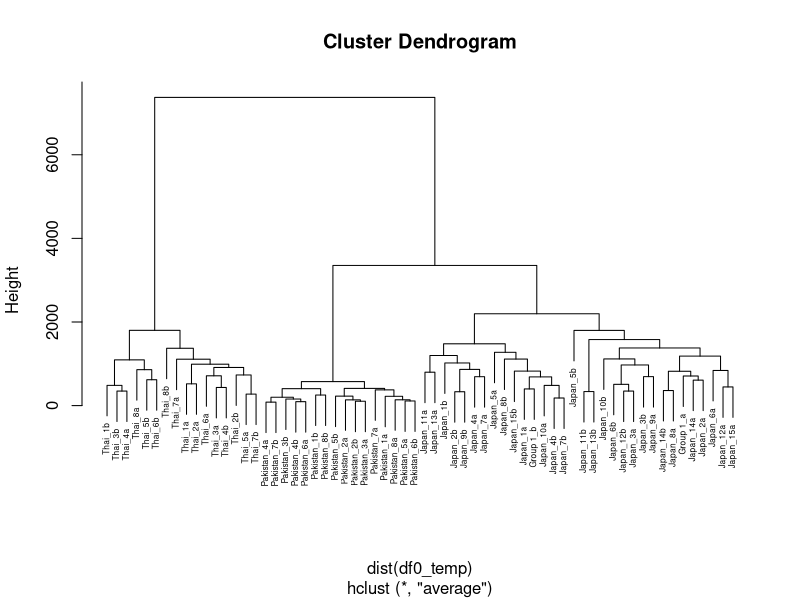
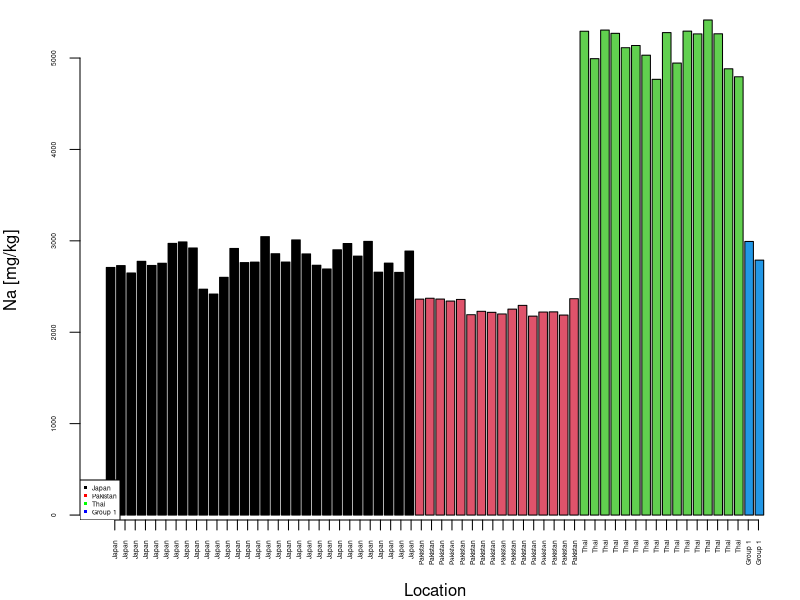
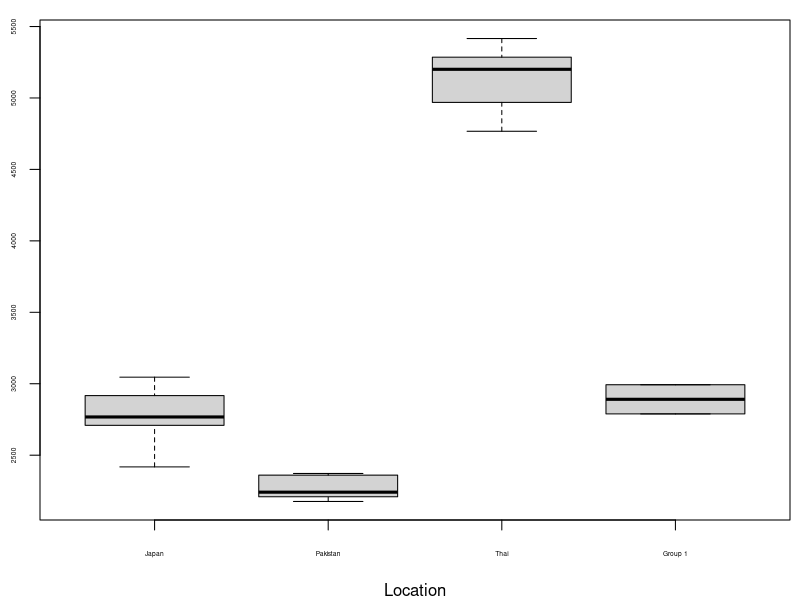
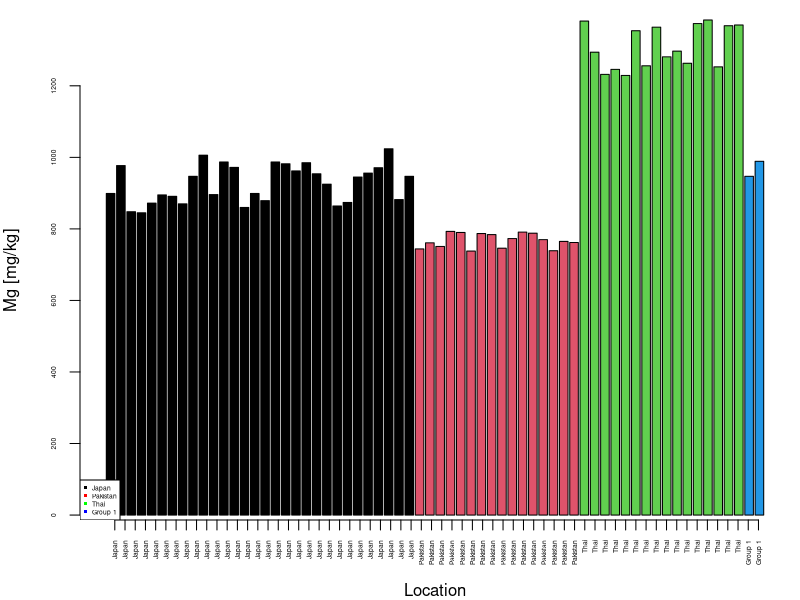
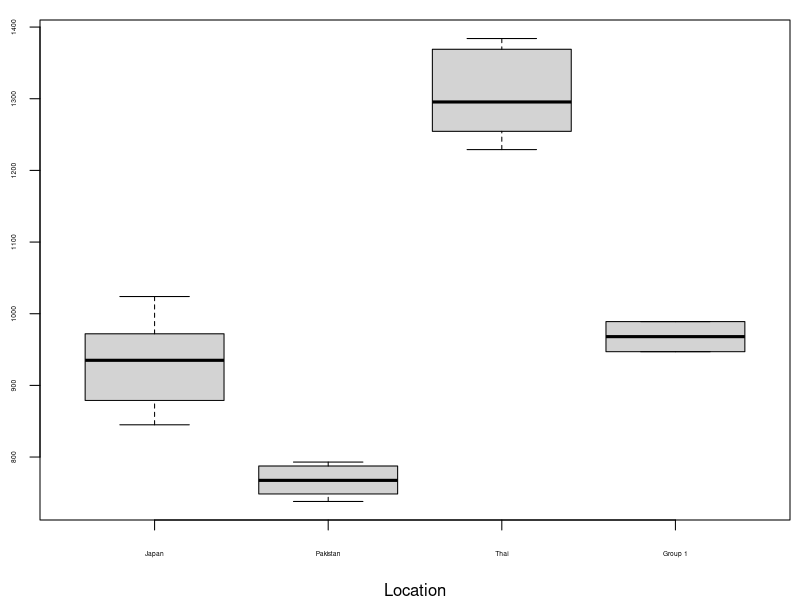
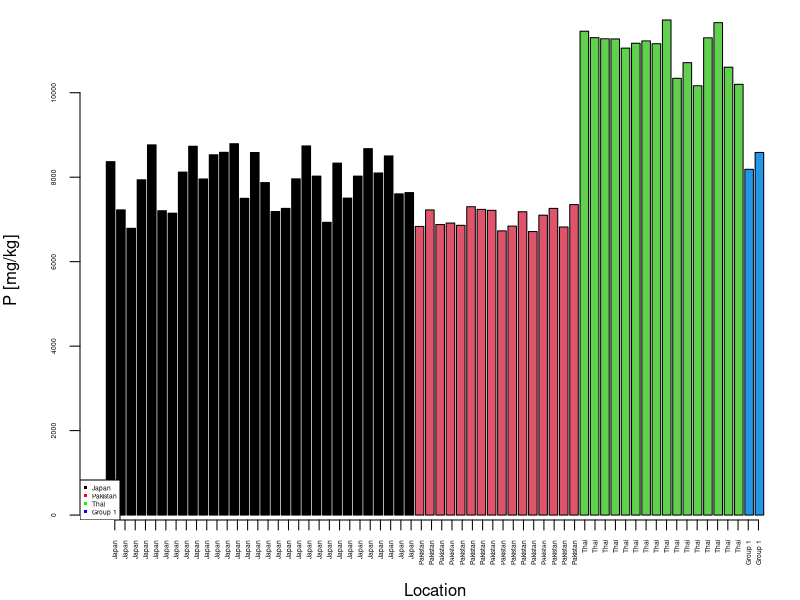
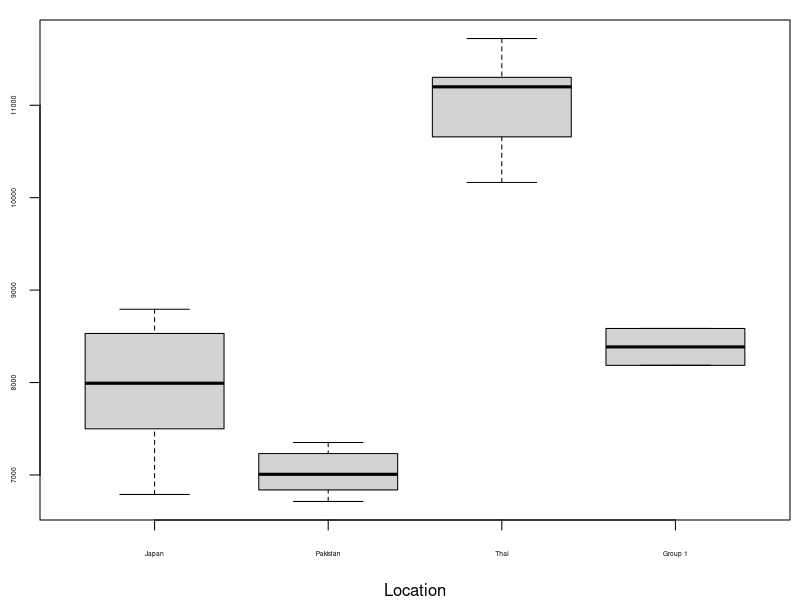
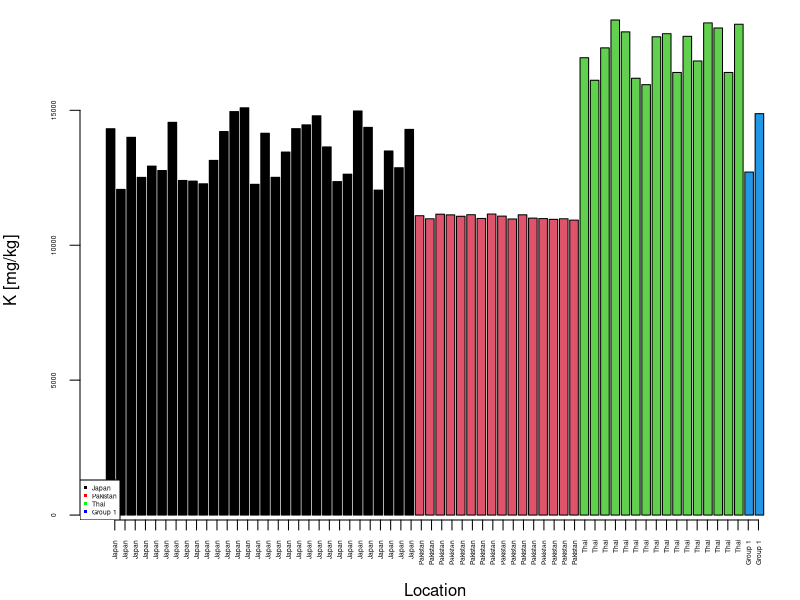

Generate these figures, in order, with R:
#########################
# Author: Demus Matheus Huang (Group 1)
# Course: IEA514 - Applied Environmental Forensics
# Assignment: Group Project - Data Analysis
# Date created: 2023-06-20
#########################

#### Preparation ####
# Firstly, the downloaded dataset with .xlsx extension from eLearning@USM must be converted to .csv extension.
# How to do the conversion? In your .xlsx file, click 'File' tab -> Save As -> CSV (Comma delimited) (*.csv) 


# Import the data
df0 <- read.csv("data/IEA514_Group 1.csv")
View(df0)

# Looking at the data
head(df0)
dim(df0)
summary(df0)

# Column adjustment
df0$new <- c(rep('Japan',30), rep('Pakistan', 16), rep('Thai', 16), 
            rep ('Group 1', 2)) # add new column
df <- df0[,c(1, 16, 2:15)]
colnames(df)[2] = "Sample" # rename new column
df <- df[,-1] # delete first column
View(df)



#### Exploratory plots ####
# Names for the x labels
samples <- c(rep('Japan',30), rep('Pakistan', 16), rep('Thai', 16), 
             rep ('Group 1', 2))

# Change the column sample from being a character to a factor

df$Sample <- as.factor(df$Sample)

# Change Sample levels

df$Sample <- factor(df$Sample, levels = c('Japan', 'Pakistan', 'Thai', 'Group 1'))


#### Na ####
# Bar plot
jpeg('figs/barplot_Na.jpeg', res = 300, units = 'cm', height = 8, width = 8)
par(mar = c(4,4,1,0.5))
barplot(df$Na_mg.kg, xaxt = 'n', cex.axis = 0.4, 
        xlab = 'Location', 
        ylab = 'Na [mg/kg]',
        col = as.factor(df$Sample),
        width = c(0.84, 0.84, 0.84, 0.84))
axis(1, at = 1:nrow(df), labels = samples, las = 2, cex.axis = 0.4)
legend('bottomleft', c('Japan','Pakistan','Thai','Group 1'), 
       pch = c(15,15,15,15),
       col = c('black','red','green','blue'), cex = 0.4)
dev.off()


# Box plot
jpeg('figs/boxplot_Na.jpeg', res = 300, units = 'cm', height = 8, width = 8)
par(mar = c(4,2,1,0.5)) 
plot(df$Sample, df$Na_mg.kg, xlab = 'Location', ylab = '', cex.axis = 0.4) # no need ylab as it is redundant
dev.off()



#### Mg ####
# Bar plot
jpeg('figs/barplot_Mg.jpeg', res = 300, units = 'cm', height = 8, width = 8)
par(mar = c(4,4,1,0.5))
barplot(df$Mg_mg.kg, xaxt = 'n', cex.axis = 0.4, 
        xlab = 'Location', 
        ylab = 'Mg [mg/kg]',
        col = as.factor(df$Sample),
        width = c(0.84, 0.84, 0.84, 0.84))
axis(1, at = 1:nrow(df), labels = samples, las = 2, cex.axis = 0.4)
legend('bottomleft', c('Japan','Pakistan','Thai','Group 1'), 
       pch = c(15,15,15,15),
       col = c('black','red','green','blue'), cex = 0.4)
dev.off()


# Box plot
jpeg('figs/boxplot_Mg.jpeg', res = 300, units = 'cm', height = 8, width = 8)
par(mar = c(4,2,1,0.5)) 
plot(df$Sample, df$Mg_mg.kg, xlab = 'Location', ylab = '', cex.axis = 0.4)
dev.off()



#### P ####
# Bar plot
jpeg('figs/barplot_P.jpeg', res = 300, units = 'cm', height = 8, width = 8)
par(mar = c(4,4,1,0.5))
barplot(df$P_mg.kg, xaxt = 'n', cex.axis = 0.4, 
        xlab = 'Location', 
        ylab = 'P [mg/kg]',
        col = as.factor(df$Sample),
        width = c(0.84, 0.84, 0.84, 0.84))
axis(1, at = 1:nrow(df), labels = samples, las = 2, cex.axis = 0.4)
legend('bottomleft', c('Japan','Pakistan','Thai','Group 1'), 
       pch = c(15,15,15,15),
       col = c('black','red','green','blue'), cex = 0.4)
dev.off()


# Box plot
jpeg('figs/boxplot_P.jpeg', res = 300, units = 'cm', height = 8, width = 8)
par(mar = c(4,2,1,0.5)) 
plot(df$Sample, df$P_mg.kg, xlab = 'Location', ylab = '', cex.axis = 0.4)
dev.off()



#### K ####
# Bar plot
jpeg('figs/barplot_K.jpeg', res = 300, units = 'cm', height = 8, width = 8)
par(mar = c(4,4,1,0.5))
barplot(df$K_mg.kg, xaxt = 'n', cex.axis = 0.4, 
        xlab = 'Location', 
        ylab = 'K [mg/kg]',
        col = as.factor(df$Sample),
        width = c(0.84, 0.84, 0.84, 0.84))
axis(1, at = 1:nrow(df), labels = samples, las = 2, cex.axis = 0.4)
legend('bottomleft', c('Japan','Pakistan','Thai','Group 1'), 
       pch = c(15,15,15,15),
       col = c('black','red','green','blue'), cex = 0.4)
dev.off()


# Box plot
jpeg('figs/boxplot_K.jpeg', res = 300, units = 'cm', height = 8, width = 8)
par(mar = c(4,2,1,0.5)) 
plot(df$Sample, df$K_mg.kg, xlab = 'Location', ylab = '', cex.axis = 0.4)
dev.off()



#### Ca ####
# Bar plot
jpeg('figs/barplot_Ca.jpeg', res = 300, units = 'cm', height = 8, width = 8)
par(mar = c(4,4,1,0.5))
barplot(df$Ca_mg.kg, xaxt = 'n', cex.axis = 0.4, 
        xlab = 'Location', 
        ylab = 'Ca [mg/kg]',
        col = as.factor(df$Sample),
        width = c(0.84, 0.84, 0.84, 0.84))
axis(1, at = 1:nrow(df), labels = samples, las = 2, cex.axis = 0.4)
legend('bottomleft', c('Japan','Pakistan','Thai','Group 1'), 
       pch = c(15,15,15,15),
       col = c('black','red','green','blue'), cex = 0.4)
dev.off()


# Box plot
jpeg('figs/boxplot_Ca.jpeg', res = 300, units = 'cm', height = 8, width = 8)
par(mar = c(4,2,1,0.5)) 
plot(df$Sample, df$Ca_mg.kg, xlab = 'Location', ylab = '', cex.axis = 0.4)
dev.off()



#### Fe ####
# Bar plot
jpeg('figs/barplot_Fe.jpeg', res = 300, units = 'cm', height = 8, width = 8)
par(mar = c(4,4,1,0.5))
barplot(df$Fe_mg.kg, xaxt = 'n', cex.axis = 0.4, 
        xlab = 'Location', 
        ylab = 'Fe [mg/kg]',
        col = as.factor(df$Sample),
        width = c(0.84, 0.84, 0.84, 0.84))
axis(1, at = 1:nrow(df), labels = samples, las = 2, cex.axis = 0.4)
legend('topleft', c('Japan','Pakistan','Thai','Group 1'), 
       pch = c(15,15,15,15),
       col = c('black','red','green','blue'), cex = 0.4)
dev.off()


# Box plot
jpeg('figs/boxplot_Fe.jpeg', res = 300, units = 'cm', height = 8, width = 8)
par(mar = c(4,2,1,0.5)) 
plot(df$Sample, df$Fe_mg.kg, xlab = 'Location', ylab = '', cex.axis = 0.4)
dev.off()



#### Co ####
# Bar plot
jpeg('figs/barplot_Co.jpeg', res = 300, units = 'cm', height = 8, width = 8)
par(mar = c(4,4,1,0.5))
barplot(df$Co_mg.kg, xaxt = 'n', cex.axis = 0.4, 
        xlab = 'Location', 
        ylab = 'Co [mg/kg]',
        col = as.factor(df$Sample),
        width = c(0.84, 0.84, 0.84, 0.84))
axis(1, at = 1:nrow(df), labels = samples, las = 2, cex.axis = 0.4)
legend('topleft', c('Japan','Pakistan','Thai','Group 1'), 
       pch = c(15,15,15,15),
       col = c('black','red','green','blue'), cex = 0.4)
dev.off()


# Box plot
jpeg('figs/boxplot_Co.jpeg', res = 300, units = 'cm', height = 8, width = 8)
par(mar = c(4,2,1,0.5)) 
plot(df$Sample, df$Co_mg.kg, xlab = 'Location', ylab = '', cex.axis = 0.4)
dev.off()



#### Cu ####
# Bar plot
jpeg('figs/barplot_Cu.jpeg', res = 300, units = 'cm', height = 8, width = 8)
par(mar = c(4,4,1,0.5))
barplot(df$Cu_mg.kg, xaxt = 'n', cex.axis = 0.4, 
        xlab = 'Location', 
        ylab = 'Cu [mg/kg]',
        col = as.factor(df$Sample),
        width = c(0.84, 0.84, 0.84, 0.84))
axis(1, at = 1:nrow(df), labels = samples, las = 2, cex.axis = 0.4)
legend('topleft', c('Japan','Pakistan','Thai','Group 1'), 
       pch = c(15,15,15,15),
       col = c('black','red','green','blue'), cex = 0.4)
dev.off()


# Boxplots
jpeg('figs/boxplot_Cu.jpeg', res = 300, units = 'cm', height = 8, width = 8)
par(mar = c(4,2,1,0.5)) 
plot(df$Sample, df$Cu_mg.kg, xlab = 'Location', ylab = '', cex.axis = 0.4)
dev.off()



#### Zn ####
# Bar plot
jpeg('figs/barplot_Zn.jpeg', res = 300, units = 'cm', height = 8, width = 8)
par(mar = c(4,4,1,0.5))
barplot(df$Zn_mg.kg, xaxt = 'n', cex.axis = 0.4, 
        xlab = 'Location', 
        ylab = 'Zn [mg/kg]',
        col = as.factor(df$Sample),
        width = c(0.84, 0.84, 0.84, 0.84))
axis(1, at = 1:nrow(df), labels = samples, las = 2, cex.axis = 0.4)
legend('topleft', c('Japan','Pakistan','Thai','Group 1'), 
       pch = c(15,15,15,15),
       col = c('black','red','green','blue'), cex = 0.4)
dev.off()


# Box plot
jpeg('figs/boxplot_Zn.jpeg', res = 300, units = 'cm', height = 8, width = 8)
par(mar = c(4,2,1,0.5)) 
plot(df$Sample, df$Zn_mg.kg, xlab = 'Location', ylab = '', cex.axis = 0.4)
dev.off()



#### Rb ####
# Bar plot
jpeg('figs/barplot_Rb.jpeg', res = 300, units = 'cm', height = 8, width = 8)
par(mar = c(4,4,1,0.5))
barplot(df$Rb_mg.kg, xaxt = 'n', cex.axis = 0.4, 
        xlab = 'Location', 
        ylab = 'Rb [mg/kg]',
        col = as.factor(df$Sample),
        width = c(0.84, 0.84, 0.84, 0.84))
axis(1, at = 1:nrow(df), labels = samples, las = 2, cex.axis = 0.4)
legend('topleft', c('Japan','Pakistan','Thai','Group 1'), 
       pch = c(15,15,15,15),
       col = c('black','red','green','blue'), cex = 0.4)
dev.off()


# Box plot
jpeg('figs/boxplot_Rb.jpeg', res = 300, units = 'cm', height = 8, width = 8)
par(mar = c(4,2,1,0.5)) 
plot(df$Sample, df$Rb_mg.kg, xlab = 'Location', ylab = '', cex.axis = 0.4)
dev.off()



#### Sr ####
# Bar plot
jpeg('figs/barplot_Sr.jpeg', res = 300, units = 'cm', height = 8, width = 8)
par(mar = c(4,4,1,0.5))
barplot(df$Sr_mg.kg, xaxt = 'n', cex.axis = 0.4, 
        xlab = 'Location', 
        ylab = 'Sr [mg/kg]',
        col = as.factor(df$Sample),
        width = c(0.84, 0.84, 0.84, 0.84))
axis(1, at = 1:nrow(df), labels = samples, las = 2, cex.axis = 0.4)
legend('bottomleft', c('Japan','Pakistan','Thai','Group 1'), 
       pch = c(15,15,15,15),
       col = c('black','red','green','blue'), cex = 0.4)
dev.off()


# Box plot
jpeg('figs/boxplot_Sr.jpeg', res = 300, units = 'cm', height = 8, width = 8)
par(mar = c(4,2,1,0.5)) 
plot(df$Sample, df$Sr_mg.kg, xlab = 'Location', ylab = '', cex.axis = 0.4)
dev.off()



#### Ba ####
# Bar plot
jpeg('figs/barplot_Ba.jpeg', res = 300, units = 'cm', height = 8, width = 8)
par(mar = c(4,4,1,0.5))
barplot(df$Ba_mg.kg, xaxt = 'n', cex.axis = 0.4, 
        xlab = 'Location', 
        ylab = 'Ba [mg/kg]',
        col = as.factor(df$Sample),
        width = c(0.84, 0.84, 0.84, 0.84))
axis(1, at = 1:nrow(df), labels = samples, las = 2, cex.axis = 0.4)
legend('bottomleft', c('Japan','Pakistan','Thai','Group 1'), 
       pch = c(15,15,15,15),
       col = c('black','red','green','blue'), cex = 0.4)
dev.off()


# Box plot
jpeg('figs/boxplot_Ba.jpeg', res = 300, units = 'cm', height = 8, width = 8)
par(mar = c(4,2,1,0.5)) 
plot(df$Sample, df$Ba_mg.kg, xlab = 'Location', ylab = '', cex.axis = 0.4)
dev.off()




#### Pb ####
# Bar plot
jpeg('figs/barplot_Pb.jpeg', res = 300, units = 'cm', height = 8, width = 8)
par(mar = c(4,4,1,0.5))
barplot(df$Ba_mg.kg, xaxt = 'n', cex.axis = 0.4, 
        xlab = 'Location', 
        ylab = 'Pb [mg/kg]',
        col = as.factor(df$Sample),
        width = c(0.84, 0.84, 0.84, 0.84))
axis(1, at = 1:nrow(df), labels = samples, las = 2, cex.axis = 0.4)
legend('bottomleft', c('Japan','Pakistan','Thai','Group 1'), 
       pch = c(15,15,15,15),
       col = c('black','red','green','blue'), cex = 0.4)
dev.off()


# Box plot
jpeg('figs/boxplot_Pb.jpeg', res = 300, units = 'cm', height = 8, width = 8)
par(mar = c(4,2,1,0.5)) 
plot(df$Sample, df$Pb_mg.kg, xlab = 'Location', ylab = '', cex.axis = 0.4)
dev.off()



#### U ####
# Bar plot
jpeg('figs/barplot_U.jpeg', res = 300, units = 'cm', height = 8, width = 8)
par(mar = c(4,4,1,0.5))
barplot(df$U_mg.kg, xaxt = 'n', cex.axis = 0.4, 
        xlab = 'Location', 
        ylab = 'U [mg/kg]',
        col = as.factor(df$Sample),
        width = c(0.84, 0.84, 0.84, 0.84))
axis(1, at = 1:nrow(df), labels = samples, las = 2, cex.axis = 0.4)
legend('topleft', c('Japan','Pakistan','Thai','Group 1'), 
       pch = c(15,15,15,15),
       col = c('black','red','green','blue'), cex = 0.4)
dev.off()


# Box plot
jpeg('figs/boxplot_U.jpeg', res = 300, units = 'cm', height = 8, width = 8)
par(mar = c(4,2,1,0.5)) 
plot(df$Sample, df$U_mg.kg, xlab = 'Location', ylab = '', cex.axis = 0.4)
dev.off()


#### ANOVA ####
#### ANOVA for Na ####
df_aov_Na <- df[,c(1,2)]
result_Na <- aov(Na_mg.kg ~ Sample, data = df_aov_Na)
summary(result_Na)

#### ANOVA for Mg ####
df_aov_Mg <- df[,c(1,3)]
result_Mg <- aov(Mg_mg.kg ~ Sample, data = df_aov_Mg)
summary(result_Mg)

#### ANOVA for P ####
df_aov_P <- df[,c(1,4)]
result_P <- aov(P_mg.kg ~ Sample, data = df_aov_P)
summary(result_P)

#### ANOVA for K ####
df_aov_K <- df[,c(1,5)]
result_K <- aov(K_mg.kg ~ Sample, data = df_aov_K)
summary(result_K)

#### ANOVA for Ca ####
df_aov_Ca <- df[,c(1,6)]
result_Ca <- aov(Ca_mg.kg ~ Sample, data = df_aov_Ca)
summary(result_Ca)

#### ANOVA for Fe ####
df_aov_Fe <- df[,c(1,7)]
result_Fe <- aov(Fe_mg.kg ~ Sample, data = df_aov_Fe)
summary(result_Fe)

#### ANOVA for Co ####
df_aov_Co <- df[,c(1,8)]
result_Co <- aov(Co_mg.kg ~ Sample, data = df_aov_Co)
summary(result_Co)

#### ANOVA for Cu ####
df_aov_Cu <- df[,c(1,9)]
result_Cu <- aov(Cu_mg.kg ~ Sample, data = df_aov_Cu)
summary(result_Cu)

#### ANOVA for Zn ####
df_aov_Zn <- df[,c(1,10)]
result_Zn <- aov(Zn_mg.kg ~ Sample, data = df_aov_Zn)
summary(result_Zn)

#### ANOVA for Rb ####
df_aov_Rb <- df[,c(1,11)]
result_Rb <- aov(Rb_mg.kg ~ Sample, data = df_aov_Rb)
summary(result_Rb)

#### ANOVA for Sr ####
df_aov_Sr <- df[,c(1,12)]
result_Sr <- aov(Sr_mg.kg ~ Sample, data = df_aov_Sr)
summary(result_Sr)

#### ANOVA for Ba ####
df_aov_Ba <- df[,c(1,13)]
result_Ba <- aov(Ba_mg.kg ~ Sample, data = df_aov_Ba)
summary(result_Ba)

#### ANOVA for Pb ####
df_aov_Pb <- df[,c(1,14)]
result_Pb <- aov(Pb_mg.kg ~ Sample, data = df_aov_Pb)
summary(result_Pb)

#### ANOVA for U ####
df_aov_U <- df[,c(1,15)]
result_U <- aov(U_mg.kg ~ Sample, data = df_aov_U)
summary(result_U)



#### Cluster analysis ####
# Modify the df0 back into its original state
df0 <- df0[,-16]
View(df0)

# Prepare the data for cluster analysis
df0_temp <- df0[,-1] # Remove the first column to discard the non-numeric column
df0_temp <- data.matrix(df0_temp) # Change to matrix format for heatmap analysis
row.names(df0_temp) <- paste0(as.character(df0[,1]), 1:nrow(df0)) # Add the locations to the plot

jpeg('figs/heatmap_IEA514_Group_1.jpeg', res = 300, units = 'cm', height = 16, width = 16)
# The margins of the plot: bottom, left, top, right
par(mar = c(2,2,2,2))
heatmap(df0_temp)
dev.off()


## Cluster analysis using the complete method
# Linkage method is complete
jpeg('figs/hc_complete_IEA514_Group_1.jpeg', res = 300, units = 'cm', height = 8, width = 8)
# The margins of the plot: bottom, left, top, right
par(mar = c(2,2,2,2))
hc <- hclust(dist(df0_temp), 
             method = 'complete')
plot(hc, labels = df0$Sample, main = 'Complete', hang = -1, cex = 0.3)
dev.off()


# Linkage method is average
jpeg('figs/hc_average_IEA514_Group_1.jpeg', res = 300, units = 'cm', height = 8, width = 8)
# The margins of the plot: bottom, left, top, right
par(mar = c(2,2,2,2))
hc <- hclust(dist(df0_temp), 
             method = 'average')
plot(hc, labels = df0$Sample, main = 'Average', hang = -1, cex = 0.3)
dev.off()


plot(hc, labels = df0$Sample, cex = 0.5)

#Optional: K-means clustering
#k_means <- kmeans(df0_temp, 3, nstart = 20)
#k_means
#table(k_means$cluster, df0$Sample)

#### PCA ####
#install.packages('car') # Only one time install
library(car) # load the package

IEA514_Group_1.pca <- prcomp(df[,-1], # Remove the first column
                      center = TRUE, # Center the data, similar to scaling
                      scale. = TRUE) # Need to be scaled because of magnitude diff.

jpeg('figs/biplot_IEA514_Group_1.jpeg', res = 300, units = 'cm', height = 16, width = 16)
# The margins of the plot: bottom, left, top, right
par(mar = c(4,4,1,1))
plot(IEA514_Group_1.pca$x[,1:2], # Plot only the first and second PCs
     pch = 20,        # The marker 
     col = df$Sample, # The color
     xlim = c(-5,10), ylim = c(-5,6)) # The limits of the axes
dataEllipse(IEA514_Group_1.pca$x[,1],  # PC1
            IEA514_Group_1.pca$x[,2],  # PC2
            groups = df$Sample, # Groups
            lwd = 1,            # line width
            group.labels = c('Japan','Pakistan','Thai','Group 1'), 
            plot.points = FALSE, # Do not want to redraw points on top of old points
            levels = 0.5,      # 50% confidence level, similar to what is set in ggbiplot
            add = TRUE,
            fill=TRUE, 
            fill.alpha = 0.02,
            col = c('black','red','green','blue'))

legend('bottomright', c('Japan','Pakistan','Thai','Group 1'), pch = c(20,20,20,20),
       col = c('black','red','green','blue'))
dev.off()

